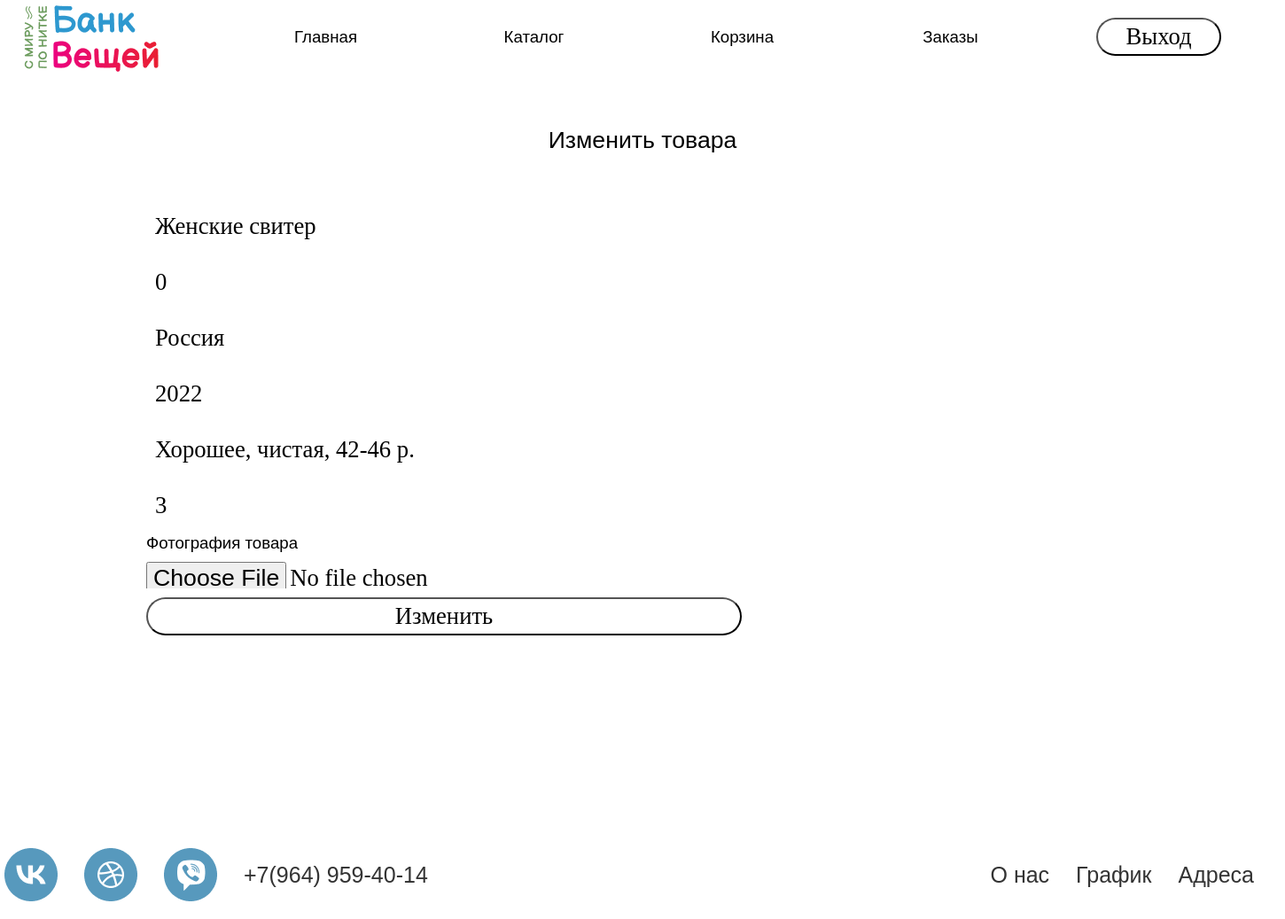
The app's page /update.php?id=3 (signed in) with its own data.
### tables this page shows
CREATE TABLE `products` (
  `product_id` int(11) NOT NULL,
  `name` varchar(256) NOT NULL,
  `price` int(11) NOT NULL,
  `country` varchar(256) NOT NULL,
  `year` int(11) NOT NULL,
  `model` varchar(256) NOT NULL,
  `count` int(11) NOT NULL,
  `path` varchar(256) NOT NULL,
  `created_at` timestamp NOT NULL DEFAULT CURRENT_TIMESTAMP
);

### update.php (the view, shortened to what this page needs)
<?php
	include "connect.php";
	$sql = "SELECT * FROM `products` WHERE `product_id`=".$_GET["id"];
	$product = $connect->query($sql)->fetch_assoc();
	include "header.php";
?>
	<main>
		<div class="content">
			<div class="head">Изменить товара</div>
			<form enctype="multipart/form-data" action="controllers/update_product.php" method="POST">
				<input type="text" placeholder="Название" name="name" value="<?= $product["name"] ?>" required>
				<input type="number" placeholder="Цена" name="price" value="<?= $product["price"] ?>" required>
				<input type="text" placeholder="Страна производитель" name="country" value="<?= $product["country"] ?>" required>
				<input type="number" placeholder="Год выпуска" name="year" value="<?= $product["year"] ?>" required>
				<input type="text" placeholder="Модель" name="model" value="<?= $product["model"] ?>" required>
				<input type="number" placeholder="Количество на складе" name="count" value="<?= $product["count"] ?>" required>
				<p class="text-left">Фотография товара</p>
				<input type="file" name="image">
				<button>Изменить</button>
			</form>
		</div>
	</main>
	<footer>
    <div id="kontakt" class="footer">
        <div class="main_foot">
             <div class="socials">
               <img src="assets/img/socials.png" alt="">
               <img src="assets/img/socials (1).png" alt="">
               <img src="assets/img/socials (2).png" alt="">
               <p>+7(964) 959-40-14</p>
             </div>
             <div class="foot_item">
               <a href="" id="Onas">О нас</a>
               <a href="" id="grafik">График</a>
               <a href="" id="adres">Адреса</a>
             </div>
         </div>
     </div>
</footer

### assets/css/style.css (style rules this page uses)
* { margin: 0; padding: 0; box-sizing: border-box; }
body { background-color: #ffffff; font-family: 'Bellota', sans-serif; font-size: 14pt; }
h1,h2,h3,h4,p { text-align: left; width: 100%; }
a { color: black; cursor:pointer; text-decoration: none; }
img { object-fit: cover; }
* { box-sizing:border-box }
.text-left { text-align: left !important; }
form { width: 80%; margin: 0 auto; }
input:valid:not(:placeholder-shown) { border: none; }
input,select,textarea,button { width: 100%; height: 43px; outline: none; margin: 10px 0; font-size: 20pt; padding-left: 10px; font-family: 'montserrat'; background-color: #ffffff; color: #000000; border: solid 1px none; }
input[type=file] { padding: 0; border: none; height: 30px; }
button { padding: 0; cursor: pointer; border-radius: 100px; color: #000; }
div.content { max-width: 1440px; margin: 0 auto; padding: 0 20px; }
div.head { padding: 20px 0; margin: 40px 0 30px; font-size: 20pt; text-align: center; }
header button, footer button { max-width: 60%; margin: 0; }
main { min-height: calc(100vh - 400px); }
footer { margin-top: 40px; background-color: white; padding-top: 5px; padding-bottom: 5px; }
.footer { background-color: #f8f8f8; margin-top: 140px; }

### records on screen
products: name "Женские свитер", price "0", country "Россия", year "2022", model "Хорошее, чистая, 42-46 р.", count "3"
